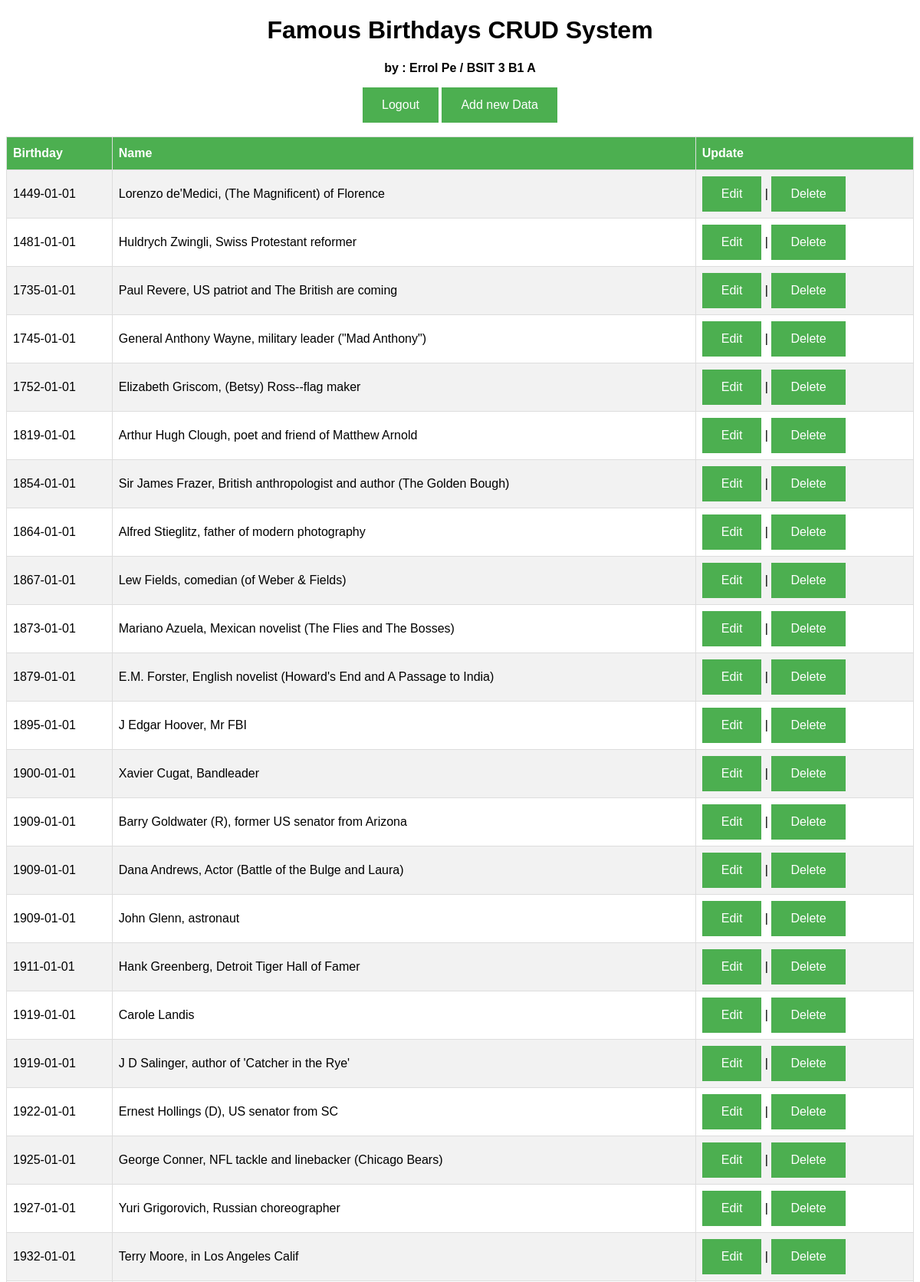
Screenshot of /crud.php (upper part) with the database file from the repository.
### tables this page shows
CREATE TABLE IF NOT EXISTS `birthdays` (
  `ID` smallint(5) unsigned NOT NULL auto_increment,
  `birthday` date NOT NULL default '0000-00-00',
  `Name` varchar(255) NOT NULL,
  `created_at` DATETIME NOT NULL DEFAULT CURRENT_TIMESTAMP,
  PRIMARY KEY  (`ID`)
);

### crud.php (the view, shortened to what this page needs)
<?php
	include_once("config.php");
	$result = mysqli_query($mysqli, "SELECT * FROM birthdays");
?>
<!DOCTYPE html>
<html lang="en">
<head>
	<link rel="stylesheet" href="styles.css">
</head>
<body>
<div class="txtcenter">
	<h1><?php echo "Famous Birthdays CRUD System"; ?></h1>
	<p><b><?php echo "by : Errol Pe / BSIT 3 B1 A"; ?></b></p>
	<a href="logout.php" class="btnlogout">Logout</a>
	<a href="add.html">Add new Data</a><br/><br/>
	</div>
	<table class="center" id="customers">
		<tr>
			<th>Birthday </th>
			<th>Name </th>
			<th>Update</th>
		</tr>
		<?php
		while( $res = mysqli_fetch_array($result)){
			echo "<tr>";
			echo "<td>".$res['birthday']."</td>";
			echo "<td>".$res['Name']."</td>";
			echo "<td><a href=\"edit.php?ID=$res[ID]\">Edit</a> | <a href=\"delete.php?ID=$res[ID]\" onClick=\"return confirm('Are you sure you want to delete this record?')\">Delete</a></td>";
			echo "</tr>";
		}
		?>
	</table>
</body>
</html>

### styles.css (style rules this page uses)
.center { margin-left: auto; margin-right: auto; }
#customers { font-family: Arial, Helvetica, sans-serif; border-collapse: collapse; width: 100%; }
#customers td, #customers th { border: 1px solid #ddd; padding: 8px; }
#customers tr:nth-child(even) { background-color: #f2f2f2; }
#customers th { padding-top: 12px; padding-bottom: 12px; text-align: left; background-color: #4CAF50; color: white; }
.txtcenter { text-align: center; font-family: Arial, Helvetica, sans-serif; }
a:link, a:visited { background-color: #4CAF50; color: white; padding: 14px 25px; text-align: center; text-decoration: none; display: inline-block; }
.btnlogout { padding: 9px 20px; }

### rows the page displays
birthdays: birthday "1449-01-01", Name "Lorenzo de'Medici, (The Magnificent) of Florence"
birthdays: birthday "1481-01-01", Name "Huldrych Zwingli, Swiss Protestant reformer"
birthdays: birthday "1735-01-01", Name "Paul Revere, US patriot and The British are coming"
birthdays: birthday "1745-01-01", Name "General Anthony Wayne, military leader (\"Mad Anthony\")"
birthdays: birthday "1752-01-01", Name "Elizabeth Griscom, (Betsy) Ross--flag maker"
birthdays: birthday "1819-01-01", Name "Arthur Hugh Clough, poet and friend of Matthew Arnold"
birthdays: birthday "1854-01-01", Name "Sir James Frazer, British anthropologist and author (The Golden Bough)"
birthdays: birthday "1864-01-01", Name "Alfred Stieglitz, father of modern photography"
birthdays: birthday "1867-01-01", Name "Lew Fields, comedian (of Weber & Fields)"
birthdays: birthday "1873-01-01", Name "Mariano Azuela, Mexican novelist (The Flies and The Bosses)"
birthdays: birthday "1879-01-01", Name "E.M. Forster, English novelist (Howard's End and A Passage to India)"
birthdays: birthday "1895-01-01", Name "J Edgar Hoover, Mr FBI"
birthdays: birthday "1900-01-01", Name "Xavier Cugat, Bandleader"
birthdays: birthday "1909-01-01", Name "Barry Goldwater (R), former US senator from Arizona"
birthdays: birthday "1909-01-01", Name "Dana Andrews, Actor (Battle of the Bulge and Laura)"
birthdays: birthday "1909-01-01", Name "John Glenn, astronaut"
birthdays: birthday "1911-01-01", Name "Hank Greenberg, Detroit Tiger Hall of Famer"
birthdays: birthday "1919-01-01", Name "Carole Landis"
birthdays: birthday "1919-01-01", Name "J D Salinger, author of 'Catcher in the Rye'"
birthdays: birthday "1922-01-01", Name "Ernest Hollings (D), US senator from SC"
birthdays: birthday "1925-01-01", Name "George Conner, NFL tackle and linebacker (Chicago Bears)"
birthdays: birthday "1927-01-01", Name "Yuri Grigorovich, Russian choreographer"
birthdays: birthday "1932-01-01", Name "Terry Moore, in Los Angeles Calif"
